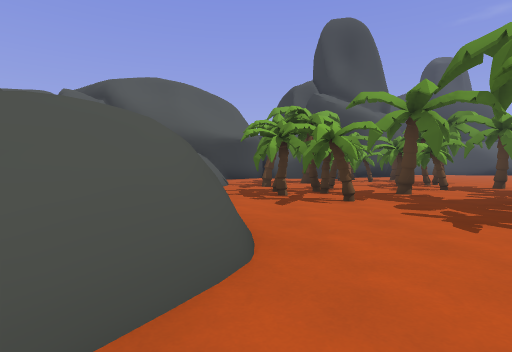
view 1 (above)

24 first-person views from a walk through a level from a Godot 3-D game. The camera is 1.3 m above the floor, tilts 2° down and sees 80° across. The floor is counted in squares, 2 m on a side. Each view is taken from the middle of a square. On the plan, view 1 faces up. The plan holds only what a view shows up to about 10 squares ahead; the rest is blank. The place goes on beyond the plan.

view 2
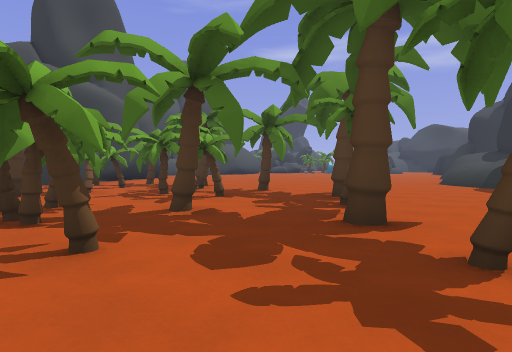

view 3
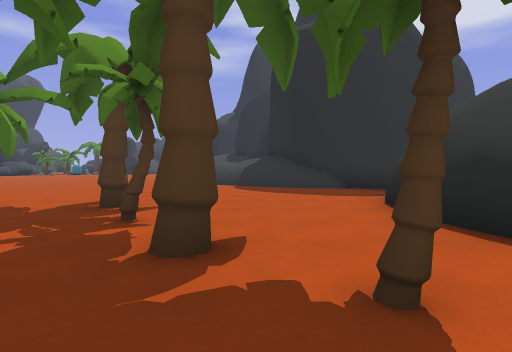

view 4
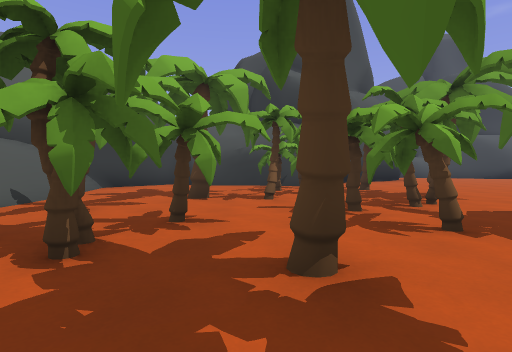

view 5
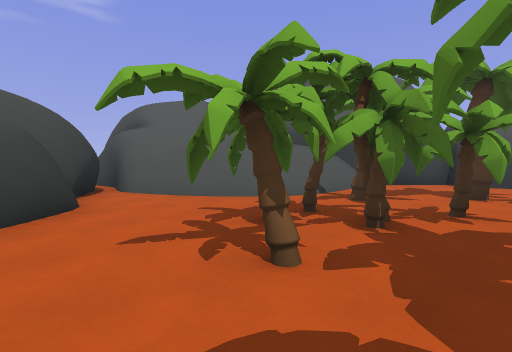

view 6
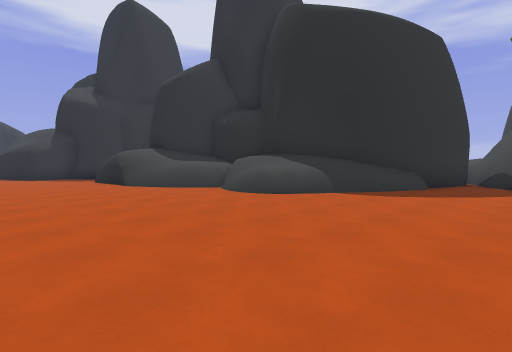

view 7
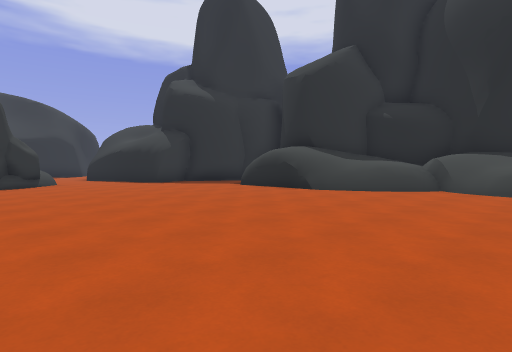

view 8
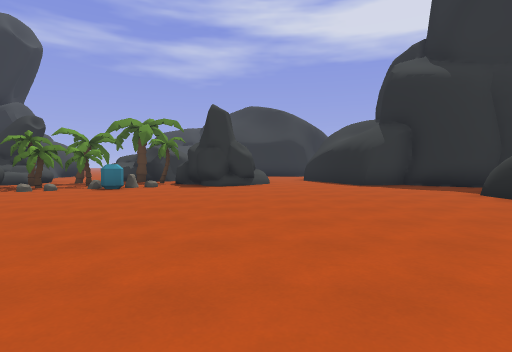

view 9
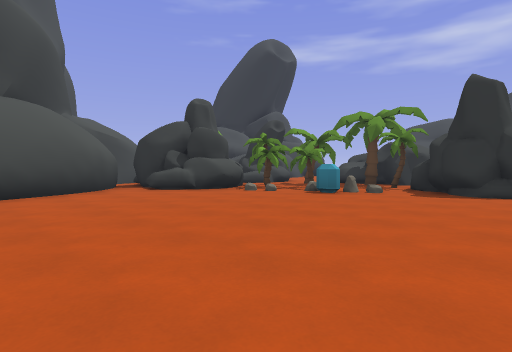

view 10
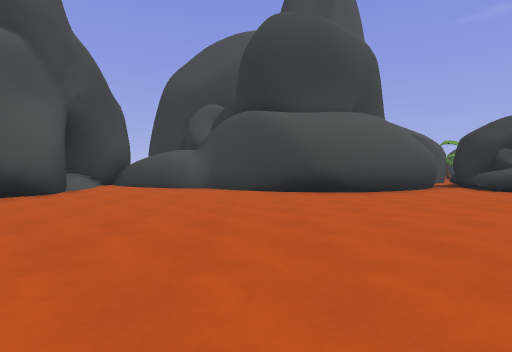

view 11
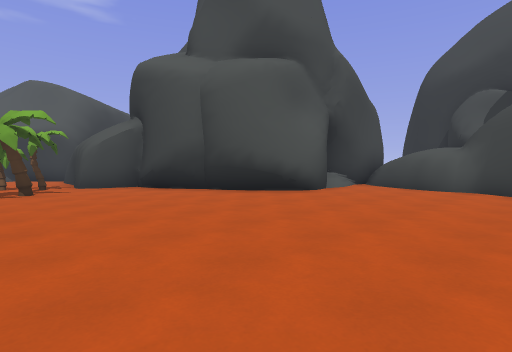

view 12
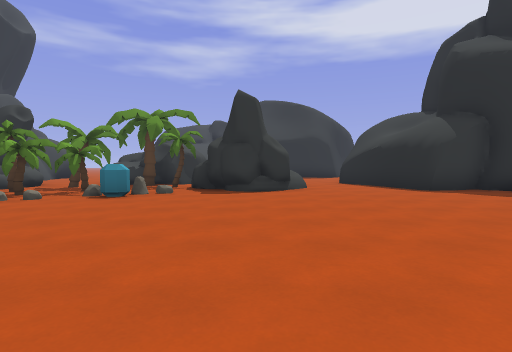

view 13
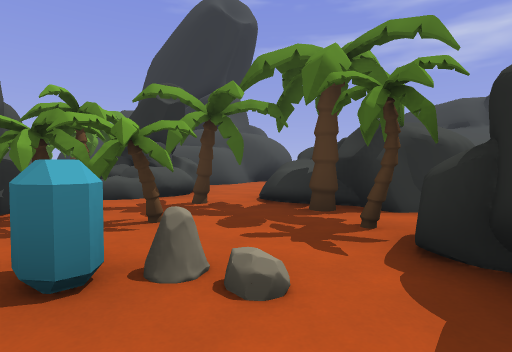

view 14
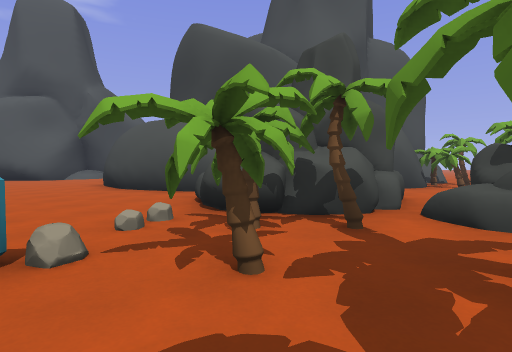

view 15
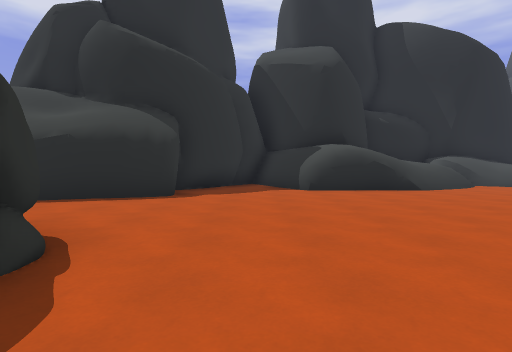

view 16
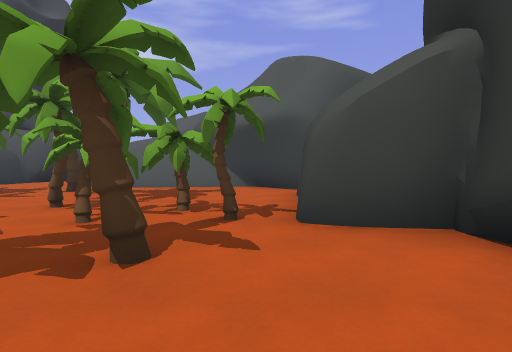

view 17
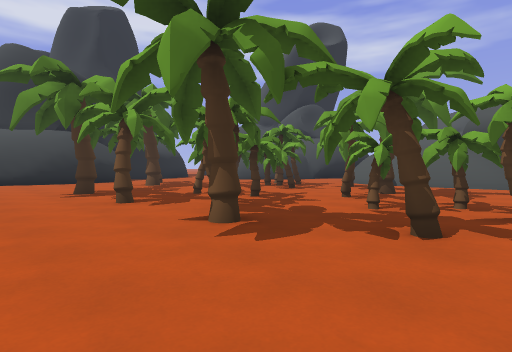

view 18
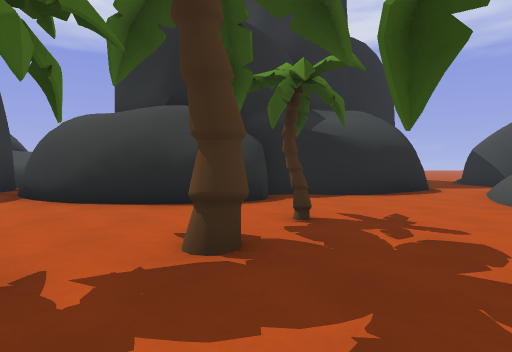

view 19
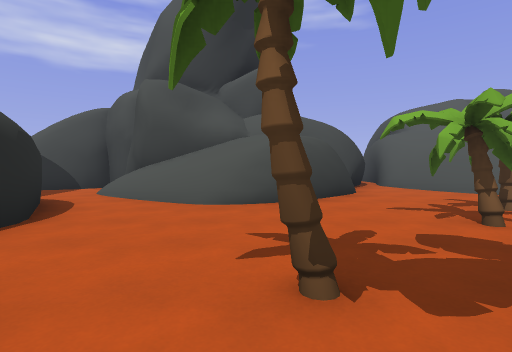

view 20
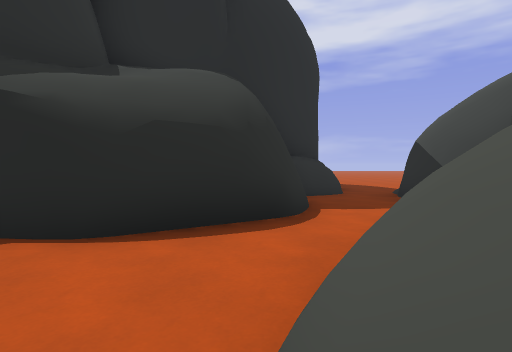

view 21
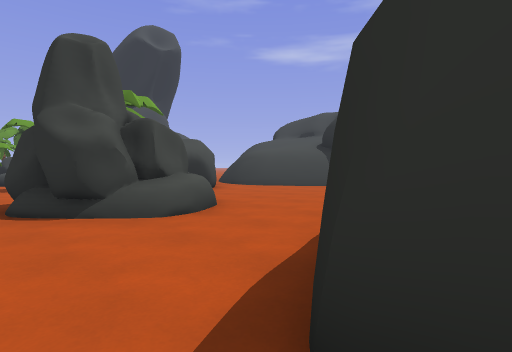

view 22
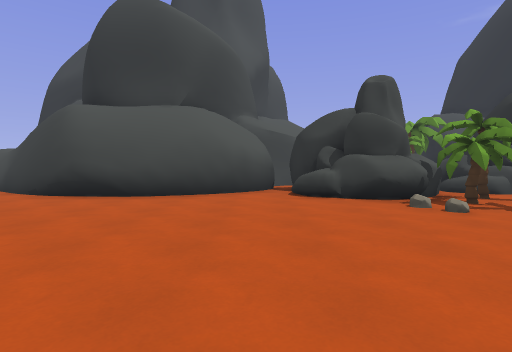

view 23
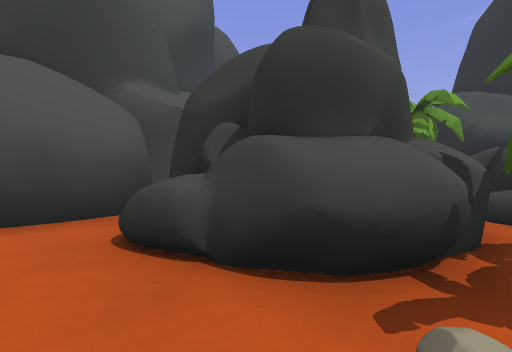

view 24
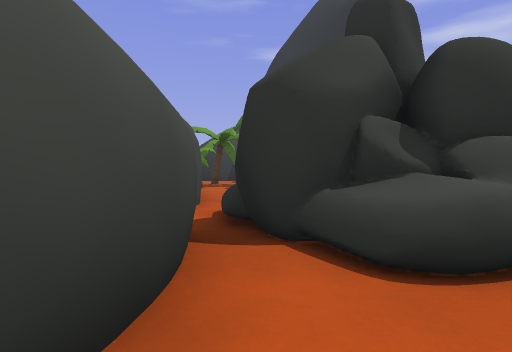

### Floor plan
Key: @ floor where view 1 was taken; # wall or solid block; x gap in a wall; . floor; = window, fence, low wall or low ledge; ^ raised ledge; T tree; R rock; G gem.
Columns run from 3 left of view 1 to 26 right of it. Each row starts with its distance up from view 1.
 28                           T
 27                          TTT
 26                          #T. T
 25                          #. TT
 24                         #.. T=
 23                       ##. .
 22             ##        ##^ #RR
 21             #.###     ##  #RRR
 20             #....#####.^###RRR
 19             #...........##T...
 18            ##.............T.TR
 17          ###..............T..T
 16        ###...............GR...
 15   #######...................T.
 14  ##....T...................RR
 13  #....TT.T.................R.R
 12  ^=....TTT.................RRR
 11  #=..TT...T...................
 10  #^.T..TTT...................
  9  #xT...TT.T.................##
  8 ##...T..T..................##
  7 ...TTTT.............^^##...##
  6 ....TT....T.....^=.^^^  #.##
  5 ###.T..T.T.....^^^^^    ###
  4   #............^^ #^#
  3   #....T......^^
  2  ##=....###...#
  1 ##=....## ##..#
  0 ##.@####   ###
 -1 ...##       ##
 -2 ...#         #
 -3 #..
 -4 .=#
 -5 .##

Positions as (right, up) in squares from view 1, and headings:
1: (0, 0), facing up
2: (1, 3), facing up-right
3: (2, 4), facing right
4: (3, 5), facing up
5: (3, 4), facing up-left
6: (8, 11), facing down-right
7: (13, 14), facing down-right
8: (14, 12), facing right
9: (16, 12), facing up-right
10: (14, 12), facing up
11: (14, 12), facing up-left
12: (16, 13), facing right
13: (22, 14), facing up-right
14: (25, 16), facing up-left
15: (22, 15), facing down
16: (8, 14), facing left
17: (9, 14), facing down-left
18: (4, 7), facing down
19: (5, 3), facing left
20: (0, 3), facing down
21: (23, 8), facing up-right
22: (19, 13), facing up
23: (21, 17), facing up
24: (18, 19), facing up-right
